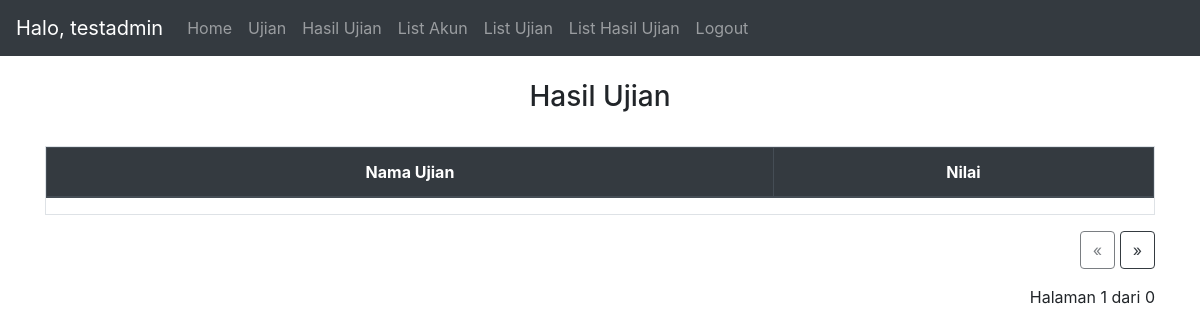
Page /result/1 (signed in) on the earlier database version.
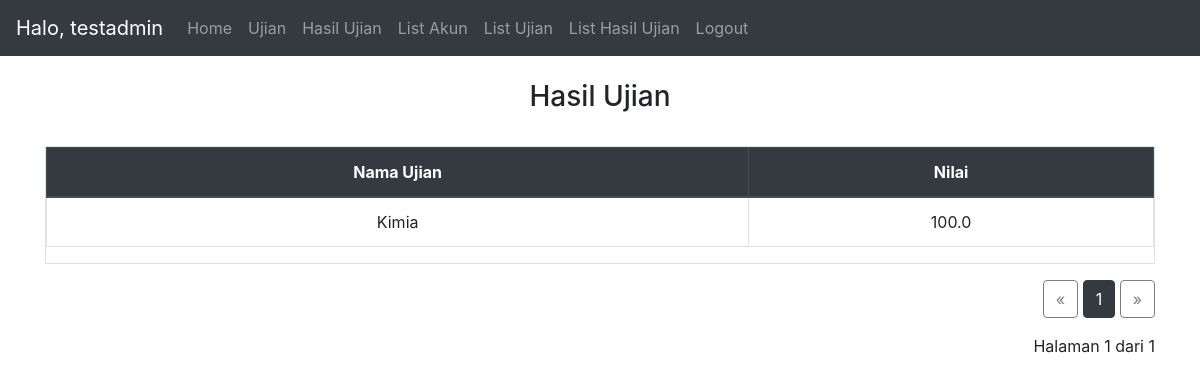
Same page on the later database version.
### website/models.py (models this page shows)
class Result(db.Model):
    id = db.Column(db.Integer, primary_key=True)
    user_id = db.Column(db.Integer, db.ForeignKey('user.id'))
    user_name = db.Column(db.String(150))
    exam_id = db.Column(db.Integer, db.ForeignKey('exam.id'))
    exam_name = db.Column(db.String(150))
    grade = db.Column(db.Float)

### website/views.py (the view)
@views.route('/result/<page>', methods=['GET','POST'])
@login_required
def result(page):
    db_result = Result.query.filter_by(user_id=current_user.id).paginate(page=int(page), per_page=10)
    return render_template("result.html", user=current_user, results=db_result)

### website/__init__.py (called while the page is built)
def create_app():
    app = Flask(__name__)
    app.config['SECRET_KEY'] = 'secret key'
    app.config['SQLALCHEMY_DATABASE_URI'] = f'sqlite:///{DB_NAME}'
    db.init_app(app)
    from .views import views
    from .auth import auth
    app.register_blueprint(views, url_prefix='/')
    app.register_blueprint(auth, url_prefix='/')
    from .models import User, Note, Exam, Result, Question,UserAnswer #,Class
    with app.app_context():
        db.create_all()
    login_manager = LoginManager()
    login_manager.login_view = 'auth.login'
    login_manager.init_app(app)
    @login_manager.user_loader
    def load_user(id):
        return User.query.get(int(id))
    return app

### website/templates/result.html
{% extends "base.html" %} {% block title %}Hasil Ujian{% endblock %} {% block
    content %}
    <br>
    <h3 align="center">Hasil Ujian</h3>
    <br>
    <div class="table table-responsive table-hover table-bordered">
      <table class="table">
        <thead class="text-center thead-dark">
          <tr>
            <th>Nama Ujian</th>
            <th>Nilai</th>
          </tr>
        </thead>
        {% for result in results %}
        <tbody class="text-center">
          <td>{{result.exam_name}}</td>
          <td>{{result.grade}}</td>
        </tbody>
        {% endfor %}
      </table>
    </div>
    <div class="text-right">
      <a href="{{results.prev_num}}" class="btn btn-outline-dark {% if results.page == 1 %}disabled{% endif %}">&laquo;</a>
      {% for number in results.iter_pages(left_edge=1, right_edge=1, left_current=1, right_current=2) %}
        {% if number %}
          {% if results.page != number %}
            <span>
              <a class="btn btn-outline-dark"
                  href="{{number}}">
              {{number}}
              </a>
            </span>
          {% else %}
              <span class="btn btn-dark">{{number}}</span>
          {% endif %}
        {% else %}
        ...
        {% endif %}
      {% endfor %}
      <a href="{{results.next_num}}" class="btn btn-outline-dark {% if results.page == results.pages %}disabled{% endif %}">&raquo;</a>
      <p class="text-right mt-3">
        Halaman {{ results.page }} dari {{ results.pages }}
        <br><a class="btn btn-secondary" id="stt" href="/stt/nav/2" hidden>Rekam Perintah</a>
      </p>
    </div>
    {% endblock %}

Differences in the rows shown:
added Result: exam_name "Kimia", grade "100.0"
Other differences:
{{ results.pages }}: "0" → "1"
new list line: "1"
